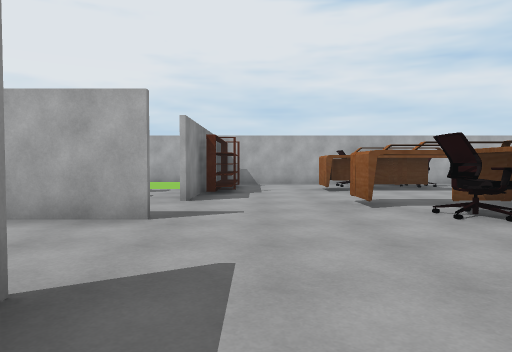
[1] (above)

24 first-person views from a walk through a scene from a Unity 3-D project. The camera is 1.3 m above the floor, tilts 2° down and sees 70° across. The floor is counted in squares, 2 m on a side. Each view is taken from the middle of a square. On the plan, view 1 faces up. The plan holds only what a view shows up to about 11 squares ahead; the rest is blank.

[2]
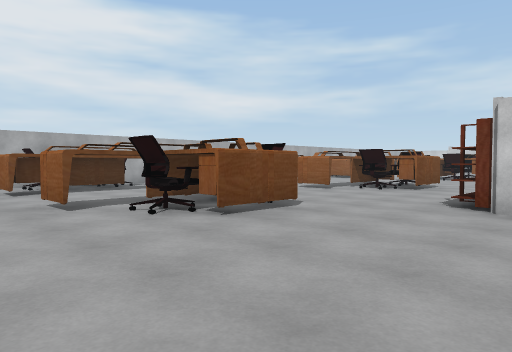

[3]
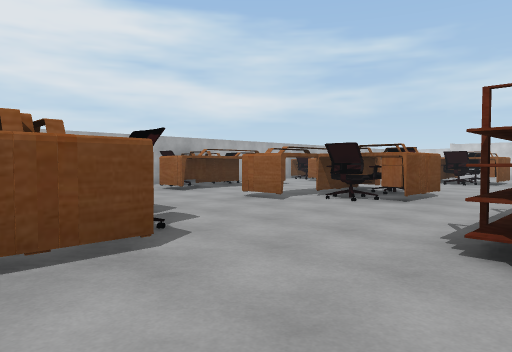

[4]
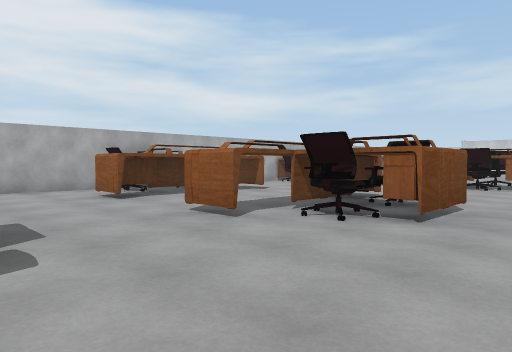

[5]
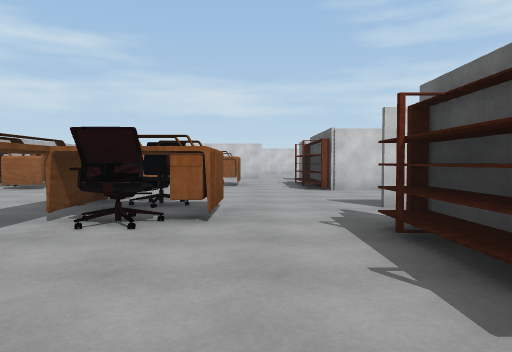

[6]
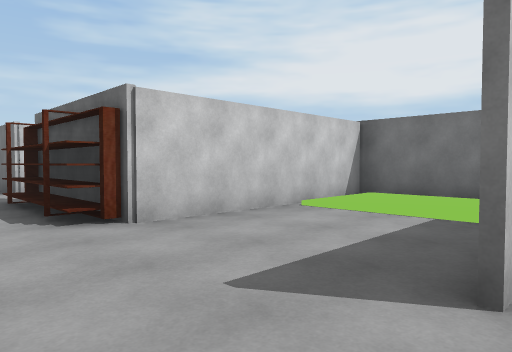

[7]
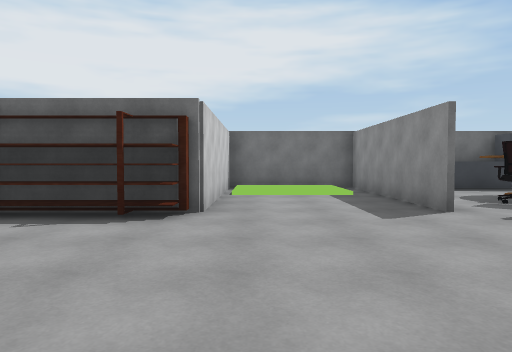

[8]
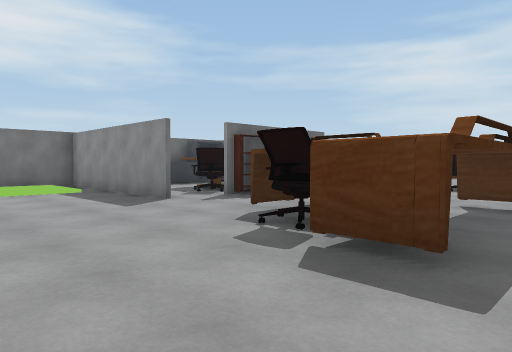

[9]
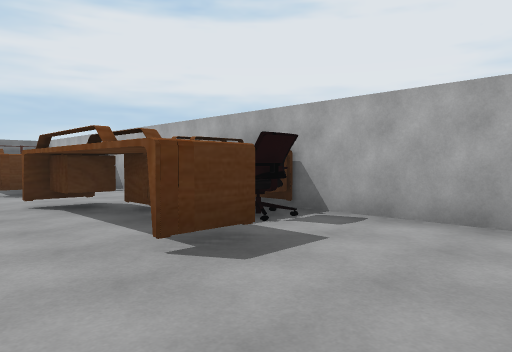

[10]
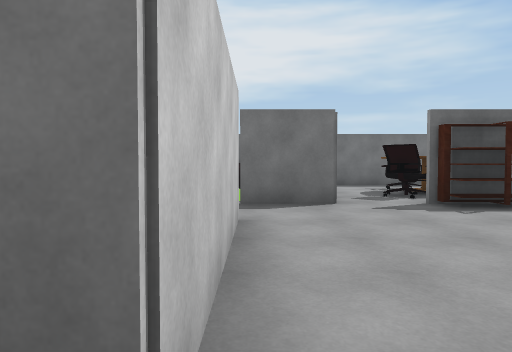

[11]
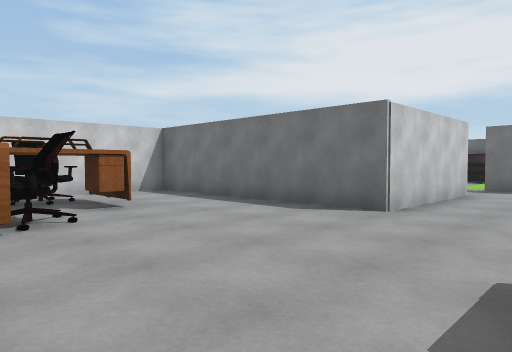

[12]
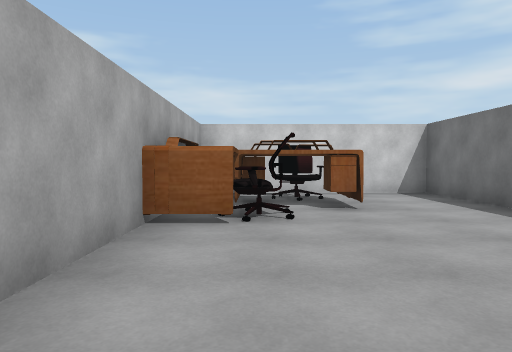

[13]
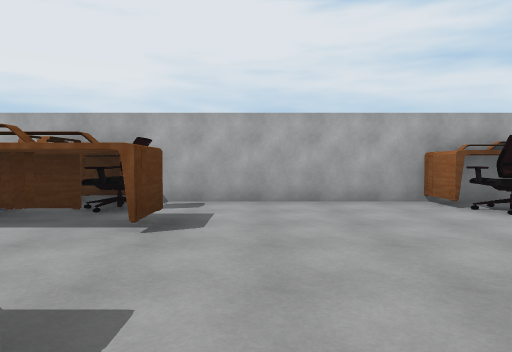

[14]
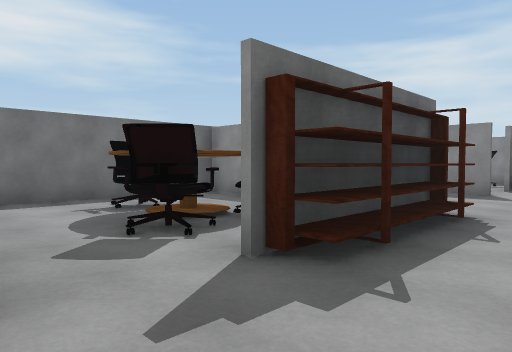

[15]
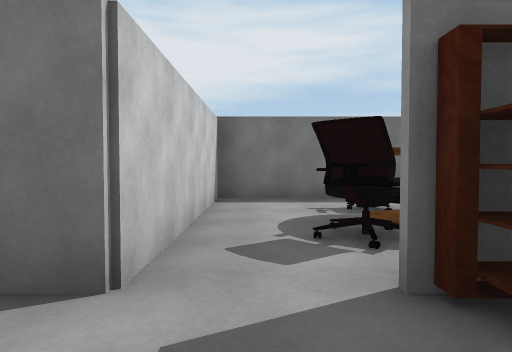

[16]
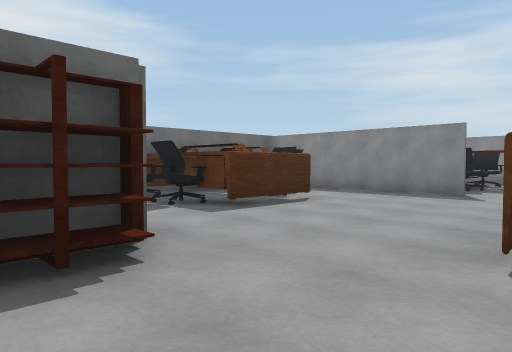

[17]
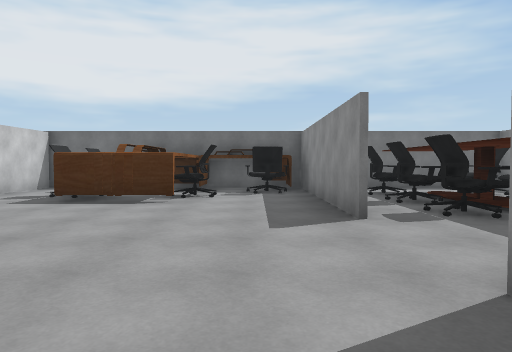

[18]
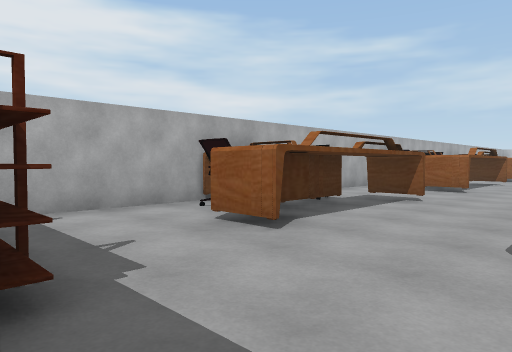

[19]
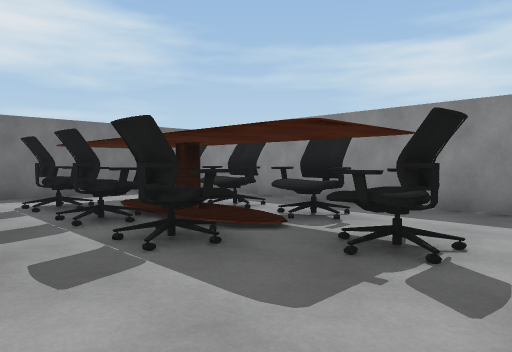

[20]
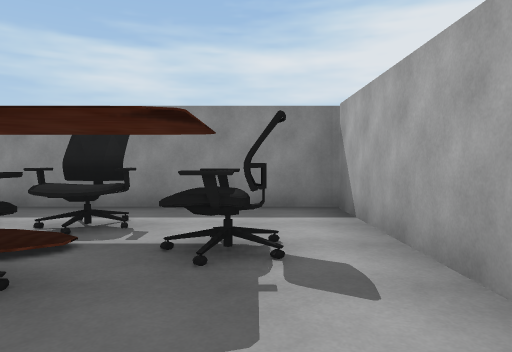

[21]
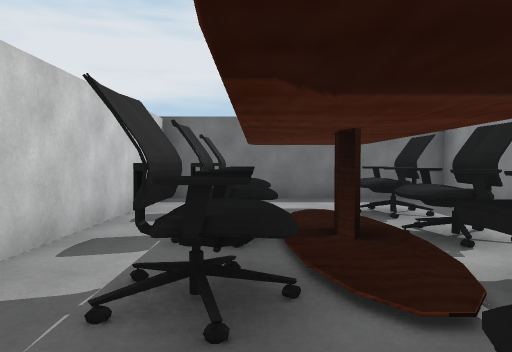

[22]
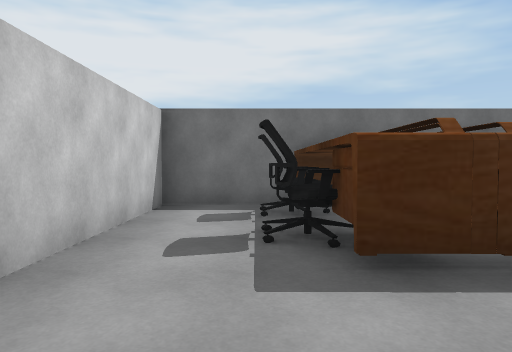

[23]
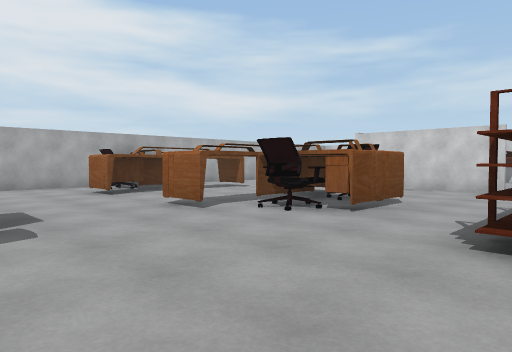

[24]
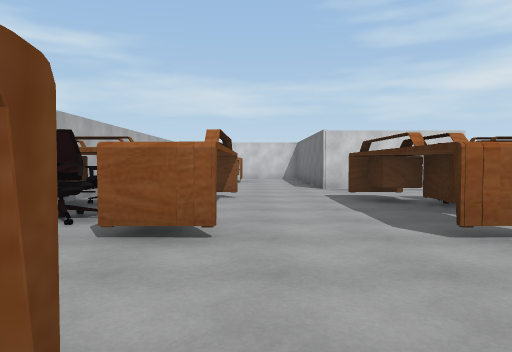

### Floor plan
Key: @ floor where view 1 was taken; # wall or solid block; . main floor; : floor 0.25 m higher than the main floor; / step, stairs or slope; ^ raised ledge; T table; B bookshelf; H thing the floor can be seen under or through; F fridge; O other object.
Columns run from 7 left of view 1 to 26 right of it. Each row starts with its distance up from view 1.
 12       ##### ##################
 11       #...#T....##.....##....##
 10     /:B...OTO...OTO...OTO....OOT##
  9     //B..####..####...###.....TTO#
  8      .#..........................#
  7      .#..........................#
  6      ....#   ..####...HHH..#######
  5      .....OTO...OTO...OTO..#
  4 ######....OT....OT.....TO..#
  3 #..O.......................#
  2 #..............B......BB....
  1 #.O#O.#......#####...####.##
  0 #.O#O.#@.....#OOO#...#OOO.#
 -1 #..#..#.O##O.# OO#...#.TO.#
 -2 #.O#O.#OO##..# O.#/::#.O..#
 -3 #.....#TT##O.FFOOO/::#....#^
 -4 ############################

Positions as (right, up) in squares from view 1, and headings:
1: (0, 0), facing up
2: (0, 0), facing up-right
3: (3, 1), facing up-right
4: (5, 2), facing up-right
5: (5, 3), facing right
6: (10, 3), facing down-right
7: (13, 6), facing down
8: (14, 7), facing down-left
9: (14, 7), facing up-left
10: (20, 7), facing down
11: (18, 11), facing down-right
12: (18, 10), facing right
13: (19, 5), facing up
14: (19, 3), facing down-left
15: (18, 3), facing down
16: (7, 4), facing down-left
17: (0, 6), facing down
18: (-1, 6), facing up-right
19: (-1, 4), facing down-left
20: (-1, 3), facing left
21: (-3, 3), facing down
22: (4, 2), facing down
23: (11, 1), facing up-right
24: (11, 8), facing right
